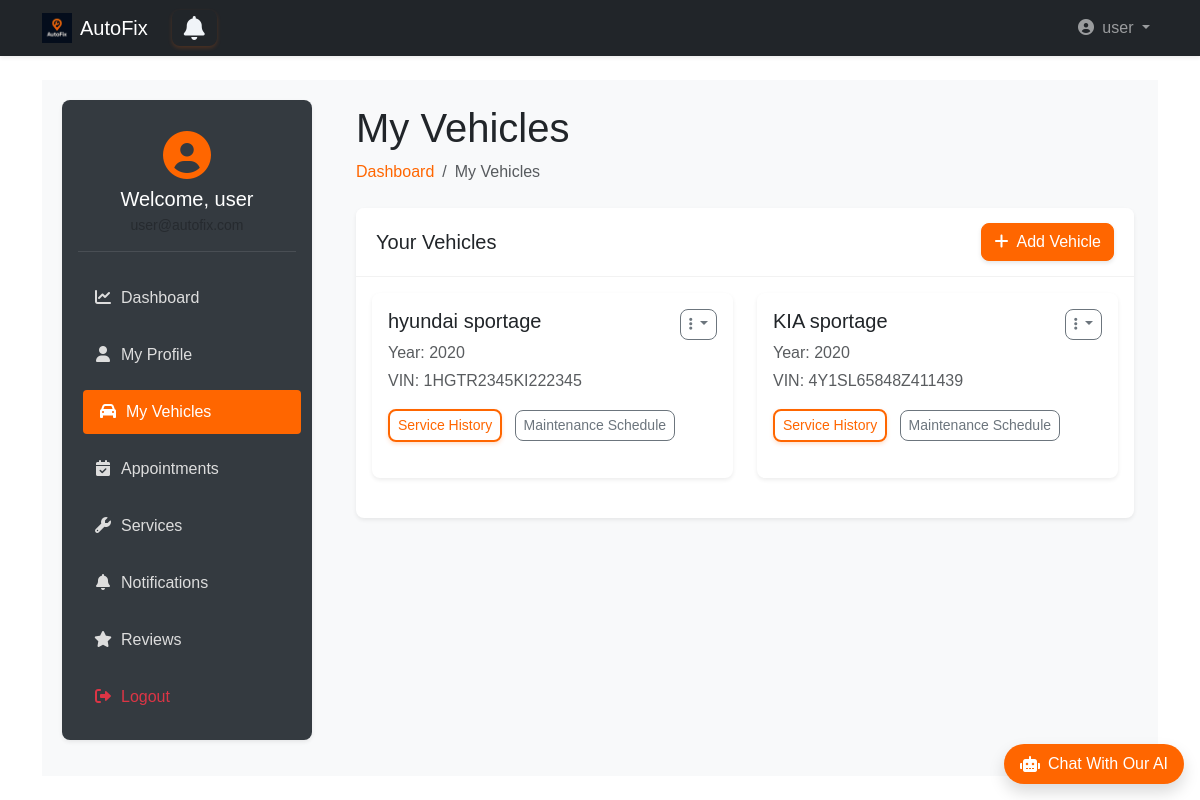
The page /user_dashboard/user/vehicles (signed in) on the database its author committed.
### accounts/models.py (models this page shows, shortened)
class User(AbstractUser):
    username = None
    email = models.EmailField(unique=True)
    phone = models.CharField(max_length=15, unique=True, blank=True)
    is_workshop_owner = models.BooleanField(default=False)
    address = models.ForeignKey(Address, on_delete=models.SET_NULL, null=True, blank=True)
    objects = UserManager()
    USERNAME_FIELD = 'email'
    REQUIRED_FIELDS = ['first_name', 'last_name']  # names required for registration
    def get_short_name(self):
        return self.first_name

### cars/models.py (models this page shows, shortened)
class Car(models.Model):
    user = models.ForeignKey(User, on_delete=models.CASCADE)
    make = models.CharField(max_length=255)
    model = models.CharField(max_length=255)
    year = models.IntegerField(null=True, blank=True)
    vin = models.CharField(max_length=17, unique=True)
    objects = CarManager()

### user_dashboard/views.py (the view)
# urls.py: path('user/vehicles', views.vehicles, name='vehicles'),
def vehicles(request):
    if request.user.is_authenticated and not (request.user.is_workshop_owner or request.user.is_superuser):
        context = {
            'cars': Car.objects.filter(user=request.user),
            'errors': request.session.pop('errors', None),
            'form_data': request.session.pop('form_data', None),
            'open_modal': request.session.pop('open_modal', False)
        }
        return render(request, 'user_dashboard/my_vehicles.html', context)
    return redirect('landing:main')

### templates/user_dashboard/my_vehicles.html (shortened to what this page needs)
{% extends 'base2.html' %}
{% load static bootstrap5 %}
{% block extra_css %}
<link rel="stylesheet" href="{% static 'css/user_dashboard.css' %}">
{% endblock %}
{% block content %}
<div class="wrapper d-flex">
    <aside class="sidebar p-3 shadow-sm">
        <div class="user-profile mb-4 text-center">
            <div class="avatar mb-2">
                <i class="fas fa-user-circle fa-3x"></i>
            </div>
            <h5 class="welcome mb-1">Welcome, {{ user.get_short_name }}</h5>
            <small class="text-muted">{{ user.email }}</small>
        </div>
        <nav class="menu d-flex flex-column gap-2">
            <a href="{% url 'user_dashboard:dashboard' %}">
                <i class="fas fa-chart-line me-2"></i>Dashboard
            </a>
            <a href="{% url 'user_dashboard:profile' %}">
                <i class="fas fa-user me-2"></i>My Profile
            </a>
            <a href="{% url 'user_dashboard:vehicles' %}" class="active-link">
                <i class="fas fa-car me-2"></i>My Vehicles
            </a>
            <a href="{% url 'user_dashboard:appointments' %}">
                <i class="fas fa-calendar-check me-2"></i>Appointments
            </a>
            <a href="{% url 'user_dashboard:services' %}">
                <i class="fas fa-wrench me-2"></i>Services
            </a>
            <a href="{% url 'user_dashboard:notifications' %}">
                <i class="fas fa-bell me-2"></i>Notifications
            </a>
            <a href="{% url 'user_dashboard:reviews' %}">
                <i class="fas fa-star me-2"></i>Reviews
            </a>
            <a href="{% url 'accounts:logout' %}" class="text-danger">
                <i class="fas fa-sign-out-alt me-2"></i>Logout
            </a>
        </nav>
    </aside>
    <main class="main-content flex-grow-1 p-4">
        <div class="dashboard-header mb-4">
            <h1>My Vehicles</h1>
            <nav aria-label="breadcrumb">
                <ol class="breadcrumb">
                    <li class="breadcrumb-item"><a class="text-decoration-none" style="color: #ff6600;"
                        href="{% url 'user_dashboard:dashboard' %}">Dashboard</a></li>
                    <li class="breadcrumb-item active" aria-current="page">My Vehicles</li>
                </ol>
            </nav>
        </div>
        <div class="card shadow-sm mb-4">
            <div class="card-header bg-white d-flex justify-content-between align-items-center">
                <h5 class="mb-0">Your Vehicles</h5>
                <button class="btn btn-warning" data-bs-toggle="modal" data-bs-target="#addVehicleModal">
                    <i class="fas fa-plus me-2"></i>Add Vehicle
                </button>
            </div>
            <div class="card-body">
                {% if cars %}
                    <div class="row">
                        {% for car in cars %}
                        <div class="col-md-6 mb-4">
                            <div class="card h-100 shadow-sm">
                                <div class="card-body">
                                    <div class="d-flex justify-content-between">
                                        <div>
                                            <h5 class="card-title">{{ car.make }} {{ car.model }}</h5>
                                            <p class="card-text text-muted mb-1">Year: {{ car.year }}</p>
                                            <p class="card-text text-muted">VIN: {{ car.vin }}</p>
                                        </div>
                                        <div class="dropdown">
                                            <button class="btn btn-sm btn-outline-secondary dropdown-toggle" type="button" id="carDropdown{{ car.id }}" data-bs-toggle="dropdown" aria-expanded="false">
                                                <i class="fas fa-ellipsis-v"></i>
                                            </button>
                                        </div>
                                    </div>
                                    <div class="mt-3">
                                        <a href="{% url 'user_dashboard:services' %}" class="btn btn-sm btn-outline-primary me-2">Service History</a>
                                        <a href="{% url 'user_dashboard:add_appointment' %}" class="btn btn-sm btn-outline-secondary">Maintenance Schedule</a>
                                    </div>
                                </div>
                            </div>
                        </div>
                        {% endfor %}
                    </div>
                {% endif %}
            </div>
        </div>
    </main>
</div>
{% endblock %}

### templates/base2.html (shortened to what this page needs)
{% load static bootstrap5 %}
{% bootstrap_css %}
<!DOCTYPE html>
<html lang="en" dir="{% if LANGUAGE_CODE == 'ar' %}rtl{% else %}ltr{% endif %}">
<head>
    <link rel="stylesheet" href="https://cdnjs.cloudflare.com/ajax/libs/font-awesome/6.4.0/css/all.min.css">
    <link rel="stylesheet" href="{% static 'css/style.css' %}">
    <link rel="stylesheet" href="{% static 'css/ai_style.css' %}">
    {% block extra_css %}
    {% endblock %}
</head>
<body class="d-flex flex-column min-vh-100">
<nav class="navbar navbar-expand-lg navbar-dark bg-dark shadow-sm">
    <div class="container">
        <a class="navbar-brand d-flex align-items-center gap-2" href="{% if user.is_authenticated %}{% url 'landing:dashboard' %}{% else %}{% url 'landing:main' %}{% endif %}">
            <img src="{% static 'img/dark_logo.png' %}" alt="AutoFix" width="30" height="30">
            AutoFix
        </a>
        <a {% if request.user.is_workshop_owner %} href="{% url 'owner_dashboard:notifications' %}"
            {% elif request.user.is_superuser %} href="{% url 'admin_dashboard:notifications' %}"
            {% else %} href="{% url 'user_dashboard:notifications' %}" {% endif %}
            id="notifications-btn" class="btn btn-outline-primary position-relative mx-2">
             <i class="fa fa-bell"></i>
       </a>
        <div class="collapse navbar-collapse" id="navbarMain">
            <ul class="navbar-nav ms-auto">
                {% if user.is_authenticated %}
                    <li class="nav-item dropdown">
                        <a class="nav-link dropdown-toggle" href="#" role="button" data-bs-toggle="dropdown">
                            <i class="fas fa-user-circle me-1"></i> {{ user.get_short_name }}
                        </a>
                    </li>
                {% endif %}
            </ul>
        </div>
    </div>
</nav>
<main class="flex-grow-1 py-4">
    <div class="container">
        {% block content %}
        {% endblock %}
    </div>
</main>
<div id="chat-container" class="position-fixed bottom-0 end-0 mb-3 me-3" style="z-index: 1000;">
    <div id="chat-bubble" class="bg-orange text-white rounded-pill shadow cursor-pointer d-flex align-items-center">
        <div class="d-flex align-items-center px-3 py-2">
            <i class="fas fa-robot me-2"></i>
            <p class="mb-0 fw-medium">Chat With Our AI</p>
        </div>
    </div>
</div>
<link rel="stylesheet" href="https://cdnjs.cloudflare.com/ajax/libs/font-awesome/6.0.0/css/all.min.css">
</body>
</html>

### static/css/style.css (style rules this page uses)
* { margin: 0; padding: 0; box-sizing: border-box; }
body, html { width: 100%; height: 100%; font-family: sans-serif; }
.wrapper { display: flex; height: 100%; }
.sidebar { width: 250px; background: #0d1b2a; color: #e0e1dd; display: flex; flex-direction: column; transition: width 0.3s; }
.menu { list-style: none; flex-grow: 1; }
#notifications-btn { background: none; border: none; font-size: 24px; cursor: pointer; position: relative; }
#notifications-btn .fa-bell { color: #f0f4f8; transition: color 0.3s; }

### static/css/ai_style.css (style rules this page uses)
.bg-orange { background-color: #ff6600 !important; }

### static/css/user_dashboard.css (style rules this page uses)
.wrapper { display: flex; min-height: 80vh; background-color: #f8f9fa; }
.sidebar { width: 250px; background-color: #343a40; color: #fff; border-radius: 8px; position: sticky; top: 20px; height: fit-content; margin: 20px; box-shadow: 0 2px 10px rgba(0, 0, 0, 0.08); }
.sidebar .menu a { color: #ddd; padding: 10px 15px; display: block; border-radius: 4px; transition: all 0.3s; text-decoration: none; margin-bottom: 5px; }
.sidebar .menu a:hover, .sidebar .menu .active-link { background-color: #ff6600; color: #fff; transform: translateX(5px); }
.sidebar .menu a i { width: 20px; text-align: center; }
.main-content { flex-grow: 1; padding: 20px; }
.user-profile { padding: 15px 0; border-bottom: 1px solid rgba(255,255,255,0.1); text-align: center; }
.user-profile .avatar { color: #ff6600; }
.user-profile .welcome { margin-bottom: 5px; font-weight: 500; }
.card { border: none; border-radius: 8px; box-shadow: 0 2px 10px rgba(0, 0, 0, 0.08); transition: all 0.3s; margin-bottom: 20px; }
.card-header { background-color: white; border-bottom: 1px solid rgba(0,0,0,0.05); padding: 15px 20px; border-radius: 8px 8px 0 0 !important; }
.btn { border-radius: 8px; font-weight: 500; transition: all 0.3s ease-in-out; }
.btn.btn-outline-primary { border: 2px solid #ff6600; color: #ff6600; background-color: transparent; box-shadow: 0 2px 4px rgba(255, 102, 0, 0.2); }
.btn.btn-warning { background-color: #ff6600 !important; color: white; border-color: #ff6600 !important; transition: all 0.3s ease-in-out; box-shadow: 0 2px 4px rgba(0, 0, 0, 0.1); }
.bg-white { background-color: white !important; }

### rows shown on the page
User: get_short_name "user"
Car: make "hyundai", model "sportage", year "2020", vin "1HGTR2345KI222345"
Car: make "KIA", model "sportage", year "2020", vin "4Y1SL65848Z411439"
